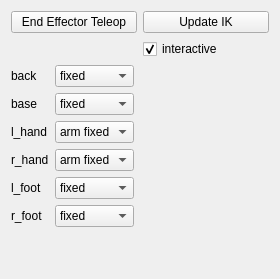
<?xml version="1.0" encoding="UTF-8"?>
<ui version="4.0">
 <class>Form</class>
 <widget class="QWidget" name="Form">
  <property name="geometry">
   <rect>
    <x>0</x>
    <y>0</y>
    <width>280</width>
    <height>279</height>
   </rect>
  </property>
  <property name="windowTitle">
   <string>Form</string>
  </property>
  <layout class="QGridLayout" name="gridLayout_2">
   <item row="0" column="0" colspan="3">
    <layout class="QGridLayout" name="gridLayout">
     <item row="0" column="1">
      <widget class="QPushButton" name="updateIkButton">
       <property name="text">
        <string>Update IK</string>
       </property>
      </widget>
     </item>
     <item row="0" column="0">
      <widget class="QPushButton" name="eeTeleopButton">
       <property name="text">
        <string>End Effector Teleop</string>
       </property>
       <property name="checkable">
        <bool>true</bool>
       </property>
      </widget>
     </item>
     <item row="1" column="1">
      <widget class="QCheckBox" name="interactiveCheckbox">
       <property name="text">
        <string>interactive</string>
       </property>
       <property name="checked">
        <bool>true</bool>
       </property>
      </widget>
     </item>
    </layout>
   </item>
   <item row="1" column="0">
    <widget class="QLabel" name="label">
     <property name="text">
      <string>back</string>
     </property>
    </widget>
   </item>
   <item row="1" column="1">
    <widget class="QComboBox" name="backCombo">
     <item>
      <property name="text">
       <string>fixed</string>
      </property>
     </item>
     <item>
      <property name="text">
       <string>limited</string>
      </property>
     </item>
     <item>
      <property name="text">
       <string>free</string>
      </property>
     </item>
    </widget>
   </item>
   <item row="2" column="0">
    <widget class="QLabel" name="label_2">
     <property name="text">
      <string>base</string>
     </property>
    </widget>
   </item>
   <item row="2" column="1">
    <widget class="QComboBox" name="baseCombo">
     <item>
      <property name="text">
       <string>fixed</string>
      </property>
     </item>
     <item>
      <property name="text">
       <string>limited</string>
      </property>
     </item>
     <item>
      <property name="text">
       <string>z only</string>
      </property>
     </item>
     <item>
      <property name="text">
       <string>free</string>
      </property>
     </item>
    </widget>
   </item>
   <item row="3" column="0">
    <widget class="QLabel" name="label_3">
     <property name="text">
      <string>l_hand</string>
     </property>
    </widget>
   </item>
   <item row="3" column="1">
    <widget class="QComboBox" name="lhandCombo">
     <item>
      <property name="text">
       <string>arm fixed</string>
      </property>
     </item>
     <item>
      <property name="text">
       <string>ee fixed</string>
      </property>
     </item>
     <item>
      <property name="text">
       <string>position</string>
      </property>
     </item>
     <item>
      <property name="text">
       <string>free</string>
      </property>
     </item>
     <item>
      <property name="text">
       <string>gaze</string>
      </property>
     </item>
     <item>
      <property name="text">
       <string>orbit</string>
      </property>
     </item>
    </widget>
   </item>
   <item row="3" column="2">
    <spacer name="horizontalSpacer_12">
     <property name="orientation">
      <enum>Qt::Horizontal</enum>
     </property>
     <property name="sizeType">
      <enum>QSizePolicy::Expanding</enum>
     </property>
     <property name="sizeHint" stdset="0">
      <size>
       <width>107</width>
       <height>17</height>
      </size>
     </property>
    </spacer>
   </item>
   <item row="4" column="0">
    <widget class="QLabel" name="label_4">
     <property name="text">
      <string>r_hand</string>
     </property>
    </widget>
   </item>
   <item row="4" column="1">
    <widget class="QComboBox" name="rhandCombo">
     <item>
      <property name="text">
       <string>arm fixed</string>
      </property>
     </item>
     <item>
      <property name="text">
       <string>ee fixed</string>
      </property>
     </item>
     <item>
      <property name="text">
       <string>position</string>
      </property>
     </item>
     <item>
      <property name="text">
       <string>free</string>
      </property>
     </item>
     <item>
      <property name="text">
       <string>gaze</string>
      </property>
     </item>
     <item>
      <property name="text">
       <string>orbit</string>
      </property>
     </item>
    </widget>
   </item>
   <item row="5" column="0">
    <widget class="QLabel" name="label_5">
     <property name="text">
      <string>l_foot</string>
     </property>
    </widget>
   </item>
   <item row="5" column="1">
    <widget class="QComboBox" name="lfootCombo">
     <item>
      <property name="text">
       <string>fixed</string>
      </property>
     </item>
     <item>
      <property name="text">
       <string>sliding</string>
      </property>
     </item>
    </widget>
   </item>
   <item row="6" column="0">
    <widget class="QLabel" name="label_6">
     <property name="text">
      <string>r_foot</string>
     </property>
    </widget>
   </item>
   <item row="6" column="1">
    <widget class="QComboBox" name="rfootCombo">
     <item>
      <property name="text">
       <string>fixed</string>
      </property>
     </item>
     <item>
      <property name="text">
       <string>sliding</string>
      </property>
     </item>
    </widget>
   </item>
   <item row="7" column="1">
    <spacer name="verticalSpacer_3">
     <property name="orientation">
      <enum>Qt::Vertical</enum>
     </property>
     <property name="sizeHint" stdset="0">
      <size>
       <width>20</width>
       <height>40</height>
      </size>
     </property>
    </spacer>
   </item>
  </layout>
 </widget>
 <resources/>
 <connections/>
</ui>
